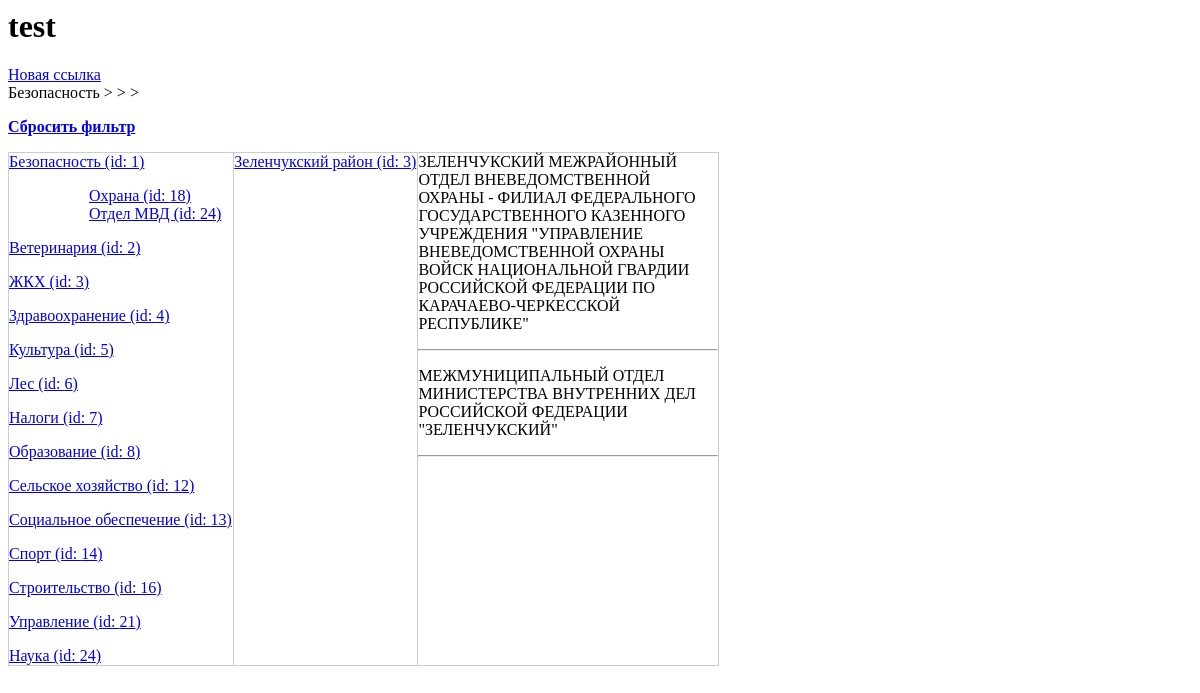
Before: /1/0/0/0/ with the older database file.
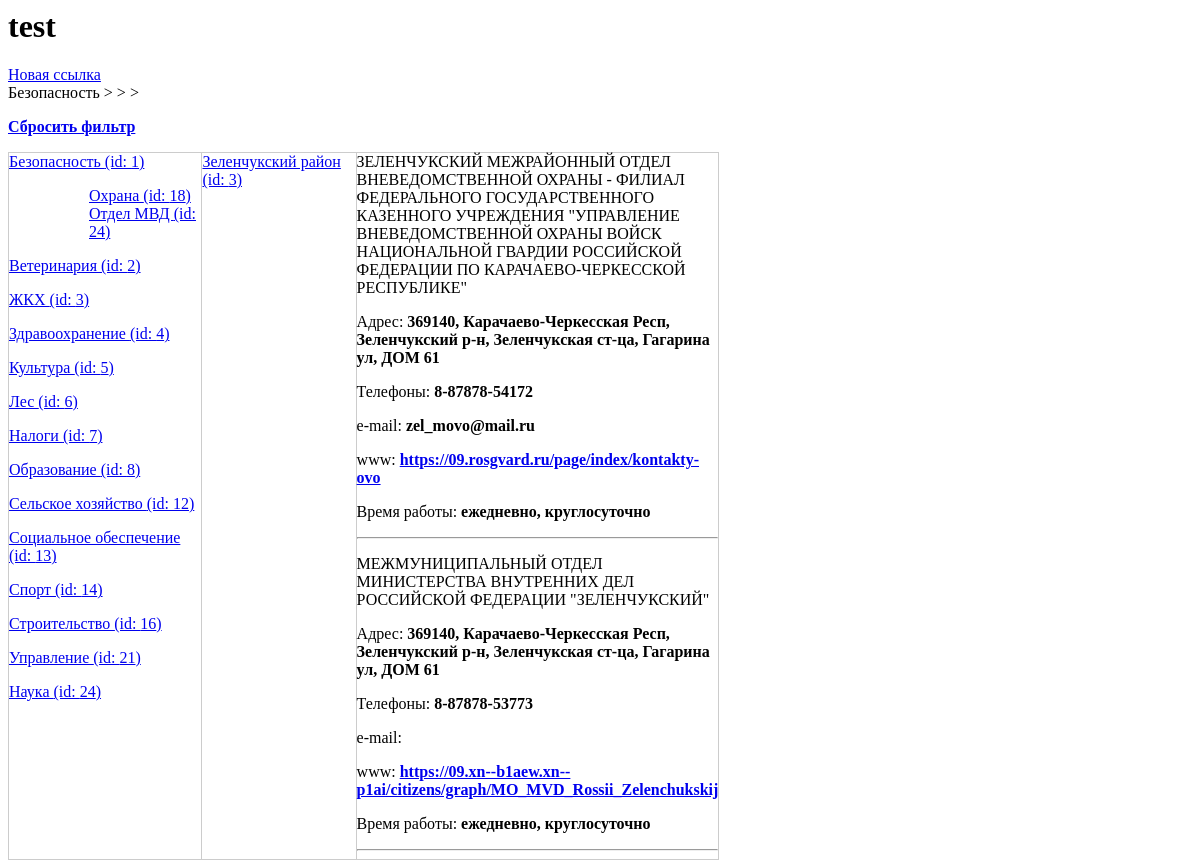
After: the same page with the newer database file.
### rep_test_00/models.py (models this page shows, shortened)
class Otrasl(models.Model):
	name = models.CharField(max_length=50, verbose_name='Наименование')
	def __str__(self):
		return self.name
	class Meta:
		verbose_name_plural = 'Отрасли'
		verbose_name = 'Отрасль'

class PodOtrasl(models.Model):
	otrasl = models.ForeignKey(Otrasl, null=True, on_delete=models.PROTECT, verbose_name='Отрасль')
	name = models.CharField(max_length=50, verbose_name='Наименование')
	class Meta:
		verbose_name_plural = 'Подотрасли'
		verbose_name = 'Подотрасль'

class GorRayon(models.Model):
	region = models.ForeignKey(Regions, null=True, on_delete=models.PROTECT, verbose_name='Регион')
	name = models.CharField(max_length=50, verbose_name='Наименование')
	class Meta:
		verbose_name_plural = 'Города и(или) Районы'
		verbose_name = 'Город и(или) Район'

class Org(models.Model):
	otrasl = models.ForeignKey(Otrasl, null=True, on_delete=models.PROTECT, verbose_name='Отрасль')
	pod_otrasl = ChainedForeignKey(
        PodOtrasl,
        chained_field='otrasl',
        chained_model_field='otrasl',
        show_all=False,
        auto_choose=True,
        null=True,
        verbose_name='Подотрасль')
	region = models.ForeignKey(Regions, null=True, on_delete=models.PROTECT, verbose_name='Регион')
	rayon = ChainedForeignKey(
        GorRayon,
        chained_field='region',
        chained_model_field='region',
        show_all=False,
        auto_choose=True,
        null=True,
        verbose_name='Район')
	nsp = ChainedForeignKey(
        Nsp,
        chained_field='rayon',
        chained_model_field='rayon',
        show_all=False,
        auto_choose=True,
        null=True,
        verbose_name='Населенный пункт')
	inn = models.CharField(max_length=12, verbose_name='ИНН')
	name = models.CharField(max_length=300, verbose_name='Наименование')
	name_short = models.CharField(null=True, max_length=300, verbose_name='Сокращенное наименование')
	okved = models.CharField(null=True, max_length=8, verbose_name='ОКВЭД')
	okved_name = models.CharField(null=True, max_length=500, verbose_name='ОКВЭД наименование')
	class Meta:
		verbose_name_plural = 'Организации'
		verbose_name = 'Организация'

class orgContact(models.Model):
	org = models.ForeignKey(Org, null=True, on_delete=models.PROTECT, verbose_name='Организация')
	adres = models.CharField(null=True, blank=True, max_length=200, verbose_name='Адрес')
	telefone = models.CharField(null=True, blank=True, max_length=50, verbose_name='Телефоны')
	email = models.CharField(null=True, blank=True, max_length=50, verbose_name='e-mail')
	url = models.CharField(null=True, blank=True, max_length=50, verbose_name='Интрнет адрес')
	vremya = models.CharField(null=True, blank=True, max_length=50, verbose_name='Время работы')
	class Meta:
		verbose_name_plural = 'Контактная информация'
		verbose_name = 'Контактная информация'

### rep_test_00/views.py (the view)
# urls.py: path('<int:otrasl_id>/<int:podotrasl_id>/<int:rayon_id>/<int:nsp_id>/', by_otrasl),
def by_otrasl(request, otrasl_id, podotrasl_id, rayon_id, nsp_id):
	ME_OTRASL_ID = otrasl_id
	ME_PODOTRASL_ID = podotrasl_id
	ME_RAYON_ID = rayon_id
	ME_NSP_ID = nsp_id
	Rayons = GorRayon.objects.filter(org__rayon__gt=0).distinct()
	Nsps = Nsp.objects.filter(org__nsp__gt=0).distinct()
	Otrasls = Otrasl.objects.filter(org__otrasl__gt=0).distinct()
	PodOtrasls = PodOtrasl.objects.filter(org__pod_otrasl__gt=0).distinct()
	Orgs = Org.objects.all()
	t_otr, t_pod, t_ray, t_nsp = '', '', '', ''
	if ME_OTRASL_ID > 0:
		Orgs = Orgs.filter(otrasl=ME_OTRASL_ID)
		Rayons = Rayons.filter(org__otrasl=ME_OTRASL_ID)
		Nsps = Nsps.filter(org__otrasl=ME_OTRASL_ID)
		t_otr = Otrasl.objects.get(id=ME_OTRASL_ID)
	if ME_PODOTRASL_ID > 0:
		Orgs = Orgs.filter(pod_otrasl=ME_PODOTRASL_ID)
		Rayons = Rayons.filter(org__pod_otrasl=ME_PODOTRASL_ID)
		Nsps = Nsps.filter(org__pod_otrasl=ME_PODOTRASL_ID)
		t_pod = PodOtrasl.objects.get(id=ME_PODOTRASL_ID)
	if ME_RAYON_ID > 0:
		Orgs = Orgs.filter(rayon=ME_RAYON_ID)
		t_ray = GorRayon.objects.get(id=ME_RAYON_ID)
	if ME_NSP_ID > 0:
		Orgs = Orgs.filter(nsp=ME_NSP_ID)
		t_nsp = Nsp.objects.get(id=ME_NSP_ID)
	test = [t_otr, t_pod, t_ray, t_nsp]
	OrgContact = orgContact.objects.all()
	context = {'Rayons':Rayons, 'Nsps':Nsps, 'Otrasls':Otrasls, 'PodOtrasls':PodOtrasls, 'me_otr':ME_OTRASL_ID, 'me_podotr':ME_PODOTRASL_ID, 'me_ray': ME_RAYON_ID, 'me_nsp':ME_NSP_ID, 'Orgs':Orgs, 'test':test, 'OrgContact':OrgContact }
	return render(request, 'org_selector/index_1.html', context)

### rep_test_00/templates/org_selector/index_1.html (shortened to what this page needs)
{% load static %}
<html>
<head>
	<link rel="stylesheet" href="{% static 'org_selector/style.css'%}">
</head>
<body>
	<h1>test</h1>
	<div>
		<a href="/0/0/0/0/0/">Новая ссылка</a>
	</div>
	<div>
		{{ test.0 }} > {{ test.1 }} > {{ test.2 }} > {{ test.3 }}
		<p><a href="/0/0/0/0/"><strong>Сбросить фильтр</strong></a></p>
	</div>
	<div class="d-table">
	<div class="d-tr">
	<div class="d-td">
	{% for otrasl in Otrasls %}
		<p><a href="/{{otrasl.id}}/0/{{me_ray}}/{{me_nsp}}/">{{ otrasl.name }} (id: {{ otrasl.id }})</a></p>
		{% if otrasl.id == me_otr %}
		<ol>
		{% for podotrasls in PodOtrasls %}
			{% if podotrasls.otrasl == otrasl %}
				<ul><a href="/{{otrasl.id}}/{{podotrasls.id}}/{{me_ray}}/{{me_nsp}}/">{{ podotrasls.name }} (id: {{ podotrasls.id }})</a></ul>
			{% endif %}
		{% endfor %}
		</ol>
		{% endif %}
	{% endfor %}
	</div>
	<div class="d-td">
	{% for rayon in Rayons %}
		<p><a href="/{{me_otr}}/{{me_podotr}}/{{rayon.id}}/0/">{{ rayon.name }} (id: {{ rayon.id }})</a></p>
	{% endfor %}
	</div>
	<div class="d-td basic">
		{% if Orgs.count > 0 %}
		{% for org in Orgs %}
			<p>{{ org.name }}</p>
			{% for org_cont in OrgContact %}
				{% if org == org_cont.org %}
					<p>Адрес: <strong>{{ org_cont.adres }}</strong></p>
					<p>Телефоны: <strong>{{ org_cont.telefone }}</strong></p>
					<p>e-mail: <strong>{{ org_cont.email }}</strong></p>
					{% if org_cont.url|length != 0 %}
						<p>www: <a href="{{ org_cont.url }}" target="_blank"><strong>{{ org_cont.url }}</strong></a></p>
					{% endif %}
					<p>Время работы: <strong>{{ org_cont.vremya }}</strong></p>
				{% endif %}
			{% endfor %}
			<hr>
		{% endfor %}
		{% else %}
			<p><strong><em>Нет данных ({{ test.0 }} > {{ test.1 }} > {{ test.2 }} > {{ test.3 }})!</em></strong></p>
		{% endif %}
	</div>
	</div>
	</div>
</body>
</html>

### rep_test_00/static/org_selector/style.css (style rules this page uses)
.d-table { display: table; width: 60%; border-collapse: collapse; }
.d-tr { display: table-row; }
.d-td { display: table-cell; border: none; border: 1px solid #ccc; }
.basic { width: 300px; }

Changed rows visible on the page:
added orgContact: adres "369140, Карачаево-Черкесская Респ, Зеленчукский р-н, Зеленчукская ст-ца, Гагарина ул, ДОМ 61", telefone "8-87878-54172", email "zel_movo@mail.ru", url "https://09.rosgvard.ru/page/index/kontakty-ovo", vremya "ежедневно, круглосуточно", shown under Org (number 1 of 2 on the later page)
added orgContact: adres "369140, Карачаево-Черкесская Респ, Зеленчукский р-н, Зеленчукская ст-ца, Гагарина ул, ДОМ 61", telefone "8-87878-53773", url "https://09.xn--b1aew.xn--p1ai/citizens/graph/MO_MVD_Rossii_Zelenchukskij", vremya "ежедневно, круглосуточно", shown under Org (number 2 of 2 on the later page)
